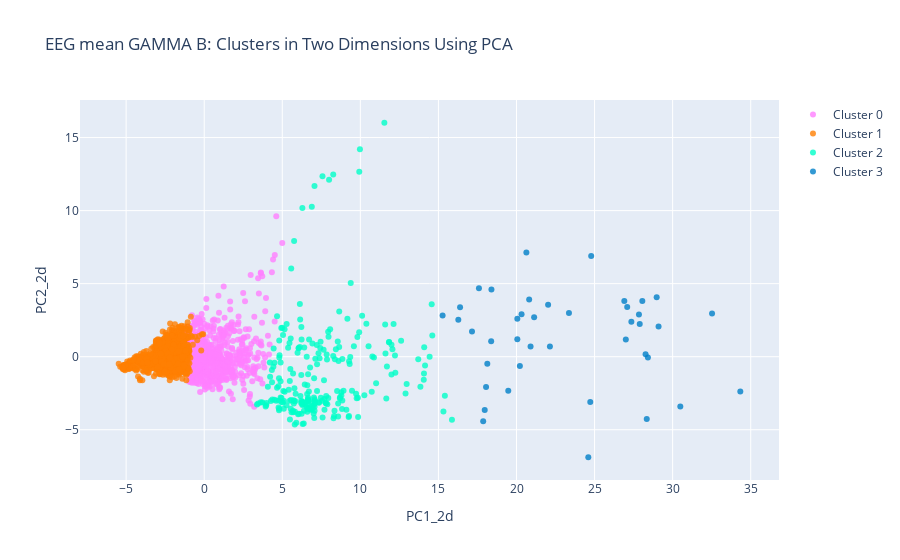

The notebook cell this image was saved under:
### Code cell
#trace1 is for 'Cluster 0'
col_name0 = s_2d.columns[0]
col_name1 = s_2d.columns[1]
trace1 = go.Scatter(
                    x = cluster0[col_name0],
                    y = cluster0[col_name1],
                    mode = "markers",
                    name = "Cluster 0",
                    marker = dict(color = 'rgba(255, 128, 255, 0.8)'),
                    text = None)

#trace2 is for 'Cluster 1'
trace2 = go.Scatter(
                    x = cluster1[col_name0],
                    y = cluster1[col_name1],
                    mode = "markers",
                    name = "Cluster 1",
                    marker = dict(color = 'rgba(255, 128, 2, 0.8)'),
                    text = None)

#trace3 is for 'Cluster 2'
trace3 = go.Scatter(
                    x = cluster2[col_name0],
                    y = cluster2[col_name1],
                    mode = "markers",
                    name = "Cluster 2",
                    marker = dict(color = 'rgba(0, 255, 200, 0.8)'),
                    text = None)

#trace4 is for 'Cluster 3'
trace4 = go.Scatter(
                    x = cluster3[col_name0],
                    y = cluster3[col_name1],
                    mode = "markers",
                    name = "Cluster 3",
                    marker = dict(color = 'rgba(0, 128, 200, 0.8)'),
                    text = None)

data = [trace1, trace2, trace3, trace4]

title = f"EEG mean GAMMA B: Clusters in Two Dimensions Using {method}"

layout = dict(title = title,
              xaxis= dict(title= col_name0,ticklen= 5,zeroline= False),
              yaxis= dict(title= col_name1,ticklen= 5,zeroline= False)
             )

fig = dict(data = data, layout = layout)

iplot(fig)

### Figure 1 — Plotly figure (JSON) as saved in the notebook; plotly's stock layout.template omitted (floating-point values rounded to 4 significant figures; data arrays with more than 128 entries replaced by an {"elided": "..."} marker saying what was removed)
{"data": [{"marker": {"color": "rgba(255, 128, 255, 0.8)"}, "mode": "markers", "name": "Cluster 0", "type": "scatter", "x": {"elided": "695 float values"}, "y": {"elided": "695 float values"}}, {"marker": {"color": "rgba(255, 128, 2, 0.8)"}, "mode": "markers", "name": "Cluster 1", "type": "scatter", "x": {"elided": "1236 float values"}, "y": {"elided": "1236 float values"}}, {"marker": {"color": "rgba(0, 255, 200, 0.8)"}, "mode": "markers", "name": "Cluster 2", "type": "scatter", "x": {"elided": "238 float values"}, "y": {"elided": "238 float values"}}, {"marker": {"color": "rgba(0, 128, 200, 0.8)"}, "mode": "markers", "name": "Cluster 3", "type": "scatter", "x": [16.27, 18.39, 20.9, 16.39, 20.81, 17.15, 26.9, 20.32, 18.05, 29.1, 24.78, 27.84, 22.02, 24.6, 28.42, 18.13, 21.13, 15.27, 30.49, 18.38, 28.34, 24.73, 20.22, 28.27, 19.47, 22.14, 17.87, 32.52, 27.89, 27.0, 20.05, 34.33, 28.98, 28.06, 20.63, 27.36, 20.05, 23.36, 27.09, 17.59, 17.96], "y": [2.536, 4.595, 0.7023, 3.388, 3.918, 1.729, 3.817, 2.907, -2.083, 2.072, 6.898, 2.888, 3.551, -6.883, -0.05218, -0.4798, 2.696, 2.824, -3.405, 1.054, -4.263, -3.107, -0.6419, 0.1637, -2.327, 0.6991, -4.411, 2.96, 2.239, 1.171, 2.597, -2.377, 4.072, 3.821, 7.126, 2.398, 1.186, 2.988, 3.403, 4.681, -3.656]}], "layout": {"title": {"text": "EEG mean GAMMA B: Clusters in Two Dimensions Using PCA"}, "xaxis": {"ticklen": 5, "title": {"text": "PC1_2d"}, "zeroline": false}, "yaxis": {"ticklen": 5, "title": {"text": "PC2_2d"}, "zeroline": false}}}
